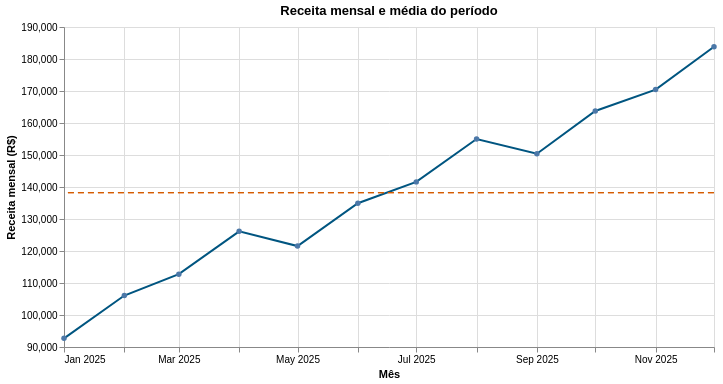

Notebook code cell kept with this figure:
### Markdown cell above
## 8. Camadas e transformação

Camadas permitem sobrepor marcas. O exemplo combina a série mensal com uma linha tracejada para a média de todo o período.

### Code cell
mensal = alt.Chart(vendas).mark_line(point=True, color="#005580").encode(
    x=alt.X("yearmonth(mes):T", title="Mês"),
    y=alt.Y("sum(receita):Q", title="Receita mensal (R$)", scale=alt.Scale(zero=False)),
    tooltip=[alt.Tooltip("yearmonth(mes):T", title="Mês"), alt.Tooltip("sum(receita):Q", format=",.0f")]
)

media = alt.Chart(vendas).transform_aggregate(
    receita_mensal="sum(receita)", groupby=["mes"]
).transform_joinaggregate(
    media_receita="mean(receita_mensal)"
).mark_rule(color="#D55E00", strokeDash=[6, 4]).encode(
    y=alt.Y("media_receita:Q"),
    tooltip=[alt.Tooltip("media_receita:Q", title="Média mensal", format=",.0f")]
)

(mensal + media).properties(width=650, height=320, title="Receita mensal e média do período")

### Figure 1 — Vega-Lite specification as saved in the notebook (floating-point values rounded to 4 significant figures)
{"config": {"view": {"continuousWidth": 400, "continuousHeight": 300}}, "layer": [{"mark": {"type": "line", "color": "#005580", "point": true}, "encoding": {"tooltip": [{"field": "mes", "timeUnit": "yearmonth", "title": "Mês", "type": "temporal"}, {"aggregate": "sum", "field": "receita", "format": ",.0f", "type": "quantitative"}], "x": {"field": "mes", "timeUnit": "yearmonth", "title": "Mês", "type": "temporal"}, "y": {"aggregate": "sum", "field": "receita", "scale": {"zero": false}, "title": "Receita mensal (R$)", "type": "quantitative"}}}, {"mark": {"type": "rule", "color": "#D55E00", "strokeDash": [6, 4]}, "encoding": {"tooltip": [{"field": "media_receita", "format": ",.0f", "title": "Média mensal", "type": "quantitative"}], "y": {"field": "media_receita", "type": "quantitative"}}, "transform": [{"aggregate": [{"op": "sum", "field": "receita", "as": "receita_mensal"}], "groupby": ["mes"]}, {"joinaggregate": [{"op": "mean", "field": "receita_mensal", "as": "media_receita"}]}]}], "data": {"name": "data-6453d17de02e8fb99abd3918cc4fae13"}, "height": 320, "title": "Receita mensal e média do período", "width": 650, "$schema": "https://vega.github.io/schema/vega-lite/v4.17.0.json", "datasets": {"data-6453d17de02e8fb99abd3918cc4fae13": [{"mes": "2025-01-01T00:00:00", "categoria": "Eletrônicos", "regiao": "Sul", "unidades": 72, "receita": 23040, "publicidade": 3200, "avaliacao": 3.55}, {"mes": "2025-01-01T00:00:00", "categoria": "Eletrônicos", "regiao": "Sudeste", "unidades": 84, "receita": 26880, "publicidade": 3650, "avaliacao": 3.47}, {"mes": "2025-01-01T00:00:00", "categoria": "Casa", "regiao": "Sul", "unidades": 102, "receita": 14280, "publicidade": 4100, "avaliacao": 3.73}, {"mes": "2025-01-01T00:00:00", "categoria": "Casa", "regiao": "Sudeste", "unidades": 114, "receita": 15960, "publicidade": 4550, "avaliacao": 3.65}, {"mes": "2025-01-01T00:00:00", "categoria": "Livros", "regiao": "Sul", "unidades": 108, "receita": 5940, "publicidade": 5000, "avaliacao": 3.91}, {"mes": "2025-01-01T00:00:00", "categoria": "Livros", "regiao": "Sudeste", "unidades": 120, "receita": 6600, "publicidade": 5450, "avaliacao": 3.83}, {"mes": "2025-02-01T00:00:00", "categoria": "Eletrônicos", "regiao": "Sul", "unidades": 85, "receita": 27200, "publicidade": 3510, "avaliacao": 3.61}, {"mes": "2025-02-01T00:00:00", "categoria": "Eletrônicos", "regiao": "Sudeste", "unidades": 97, "receita": 31040, "publicidade": 3960, "avaliacao": 3.53}, {"mes": "2025-02-01T00:00:00", "categoria": "Casa", "regiao": "Sul", "unidades": 115, "receita": 16100, "publicidade": 4410, "avaliacao": 3.79}, {"mes": "2025-02-01T00:00:00", "categoria": "Casa", "regiao": "Sudeste", "unidades": 127, "receita": 17780, "publicidade": 4860, "avaliacao": 3.71}, {"mes": "2025-02-01T00:00:00", "categoria": "Livros", "regiao": "Sul", "unidades": 121, "receita": 6655, "publicidade": 5310, "avaliacao": 3.97}, {"mes": "2025-02-01T00:00:00", "categoria": "Livros", "regiao": "Sudeste", "unidades": 133, "receita": 7315, "publicidade": 5760, "avaliacao": 3.89}, {"mes": "2025-03-01T00:00:00", "categoria": "Eletrônicos", "regiao": "Sul", "unidades": 98, "receita": 31360, "publicidade": 3820, "avaliacao": 3.67}, {"mes": "2025-03-01T00:00:00", "categoria": "Eletrônicos", "regiao": "Sudeste", "unidades": 110, "receita": 35200, "publicidade": 4270, "avaliacao": 3.59}, {"mes": "2025-03-01T00:00:00", "categoria": "Casa", "regiao": "Sul", "unidades": 104, "receita": 14560, "publicidade": 4720, "avaliacao": 3.85}, {"mes": "2025-03-01T00:00:00", "categoria": "Casa", "regiao": "Sudeste", "unidades": 116, "receita": 16240, "publicidade": 5170, "avaliacao": 3.77}, {"mes": "2025-03-01T00:00:00", "categoria": "Livros", "regiao": "Sul", "unidades": 134, "receita": 7370, "publicidade": 5620, "avaliacao": 4.03}, {"mes": "2025-03-01T00:00:00", "categoria": "Livros", "regiao": "Sudeste", "unidades": 146, "receita": 8030, "publicidade": 6070, "avaliacao": 3.95}, {"mes": "2025-04-01T00:00:00", "categoria": "Eletrônicos", "regiao": "Sul", "unidades": 111, "receita": 35520, "publicidade": 4130, "avaliacao": 3.73}, {"mes": "2025-04-01T00:00:00", "categoria": "Eletrônicos", "regiao": "Sudeste", "unidades": 123, "receita": 39360, "publicidade": 4580, "avaliacao": 3.65}, {"mes": "2025-04-01T00:00:00", "categoria": "Casa", "regiao": "Sul", "unidades": 117, "receita": 16380, "publicidade": 5030, "avaliacao": 3.91}, {"mes": "2025-04-01T00:00:00", "categoria": "Casa", "regiao": "Sudeste", "unidades": 129, "receita": 18060, "publicidade": 5480, "avaliacao": 3.83}, {"mes": "2025-04-01T00:00:00", "categoria": "Livros", "regiao": "Sul", "unidades": 147, "receita": 8085, "publicidade": 5930, "avaliacao": 4.09}, {"mes": "2025-04-01T00:00:00", "categoria": "Livros", "regiao": "Sudeste", "unidades": 159, "receita": 8745, "publicidade": 6380, "avaliacao": 4.01}, {"mes": "2025-05-01T00:00:00", "categoria": "Eletrônicos", "regiao": "Sul", "unidades": 100, "receita": 32000, "publicidade": 4440, "avaliacao": 3.79}, {"mes": "2025-05-01T00:00:00", "categoria": "Eletrônicos", "regiao": "Sudeste", "unidades": 112, "receita": 35840, "publicidade": 4890, "avaliacao": 3.71}, {"mes": "2025-05-01T00:00:00", "categoria": "Casa", "regiao": "Sul", "unidades": 130, "receita": 18200, "publicidade": 5340, "avaliacao": 3.97}, {"mes": "2025-05-01T00:00:00", "categoria": "Casa", "regiao": "Sudeste", "unidades": 142, "receita": 19880, "publicidade": 5790, "avaliacao": 3.89}, {"mes": "2025-05-01T00:00:00", "categoria": "Livros", "regiao": "Sul", "unidades": 136, "receita": 7480, "publicidade": 6240, "avaliacao": 4.15}, {"mes": "2025-05-01T00:00:00", "categoria": "Livros", "regiao": "Sudeste", "unidades": 148, "receita": 8140, "publicidade": 6690, "avaliacao": 4.07}, {"mes": "2025-06-01T00:00:00", "categoria": "Eletrônicos", "regiao": "Sul", "unidades": 113, "receita": 36160, "publicidade": 4750, "avaliacao": 3.85}, {"mes": "2025-06-01T00:00:00", "categoria": "Eletrônicos", "regiao": "Sudeste", "unidades": 125, "receita": 40000, "publicidade": 5200, "avaliacao": 3.77}, {"mes": "2025-06-01T00:00:00", "categoria": "Casa", "regiao": "Sul", "unidades": 143, "receita": 20020, "publicidade": 5650, "avaliacao": 4.03}, {"mes": "2025-06-01T00:00:00", "categoria": "Casa", "regiao": "Sudeste", "unidades": 155, "receita": 21700, "publicidade": 6100, "avaliacao": 3.95}, {"mes": "2025-06-01T00:00:00", "categoria": "Livros", "regiao": "Sul", "unidades": 149, "receita": 8195, "publicidade": 6550, "avaliacao": 4.21}, {"mes": "2025-06-01T00:00:00", "categoria": "Livros", "regiao": "Sudeste", "unidades": 161, "receita": 8855, "publicidade": 7000, "avaliacao": 4.13}, {"mes": "2025-07-01T00:00:00", "categoria": "Eletrônicos", "regiao": "Sul", "unidades": 126, "receita": 40320, "publicidade": 5060, "avaliacao": 3.91}, {"mes": "2025-07-01T00:00:00", "categoria": "Eletrônicos", "regiao": "Sudeste", "unidades": 138, "receita": 44160, "publicidade": 5510, "avaliacao": 3.83}, {"mes": "2025-07-01T00:00:00", "categoria": "Casa", "regiao": "Sul", "unidades": 132, "receita": 18480, "publicidade": 5960, "avaliacao": 4.09}, {"mes": "2025-07-01T00:00:00", "categoria": "Casa", "regiao": "Sudeste", "unidades": 144, "receita": 20160, "publicidade": 6410, "avaliacao": 4.01}, {"mes": "2025-07-01T00:00:00", "categoria": "Livros", "regiao": "Sul", "unidades": 162, "receita": 8910, "publicidade": 6860, "avaliacao": 4.27}, {"mes": "2025-07-01T00:00:00", "categoria": "Livros", "regiao": "Sudeste", "unidades": 174, "receita": 9570, "publicidade": 7310, "avaliacao": 4.19}, {"mes": "2025-08-01T00:00:00", "categoria": "Eletrônicos", "regiao": "Sul", "unidades": 139, "receita": 44480, "publicidade": 5370, "avaliacao": 3.97}, {"mes": "2025-08-01T00:00:00", "categoria": "Eletrônicos", "regiao": "Sudeste", "unidades": 151, "receita": 48320, "publicidade": 5820, "avaliacao": 3.89}, {"mes": "2025-08-01T00:00:00", "categoria": "Casa", "regiao": "Sul", "unidades": 145, "receita": 20300, "publicidade": 6270, "avaliacao": 4.15}, {"mes": "2025-08-01T00:00:00", "categoria": "Casa", "regiao": "Sudeste", "unidades": 157, "receita": 21980, "publicidade": 6720, "avaliacao": 4.07}, {"mes": "2025-08-01T00:00:00", "categoria": "Livros", "regiao": "Sul", "unidades": 175, "receita": 9625, "publicidade": 7170, "avaliacao": 4.33}, {"mes": "2025-08-01T00:00:00", "categoria": "Livros", "regiao": "Sudeste", "unidades": 187, "receita": 10285, "publicidade": 7620, "avaliacao": 4.25}, {"mes": "2025-09-01T00:00:00", "categoria": "Eletrônicos", "regiao": "Sul", "unidades": 128, "receita": 40960, "publicidade": 5680, "avaliacao": 4.03}, {"mes": "2025-09-01T00:00:00", "categoria": "Eletrônicos", "regiao": "Sudeste", "unidades": 140, "receita": 44800, "publicidade": 6130, "avaliacao": 3.95}, {"mes": "2025-09-01T00:00:00", "categoria": "Casa", "regiao": "Sul", "unidades": 158, "receita": 22120, "publicidade": 6580, "avaliacao": 4.21}, {"mes": "2025-09-01T00:00:00", "categoria": "Casa", "regiao": "Sudeste", "unidades": 170, "receita": 23800, "publicidade": 7030, "avaliacao": 4.13}, {"mes": "2025-09-01T00:00:00", "categoria": "Livros", "regiao": "Sul", "unidades": 164, "receita": 9020, "publicidade": 7480, "avaliacao": 4.39}, {"mes": "2025-09-01T00:00:00", "categoria": "Livros", "regiao": "Sudeste", "unidades": 176, "receita": 9680, "publicidade": 7930, "avaliacao": 4.31}, {"mes": "2025-10-01T00:00:00", "categoria": "Eletrônicos", "regiao": "Sul", "unidades": 141, "receita": 45120, "publicidade": 5990, "avaliacao": 4.09}, {"mes": "2025-10-01T00:00:00", "categoria": "Eletrônicos", "regiao": "Sudeste", "unidades": 153, "receita": 48960, "publicidade": 6440, "avaliacao": 4.01}, {"mes": "2025-10-01T00:00:00", "categoria": "Casa", "regiao": "Sul", "unidades": 171, "receita": 23940, "publicidade": 6890, "avaliacao": 4.27}, {"mes": "2025-10-01T00:00:00", "categoria": "Casa", "regiao": "Sudeste", "unidades": 183, "receita": 25620, "publicidade": 7340, "avaliacao": 4.19}, {"mes": "2025-10-01T00:00:00", "categoria": "Livros", "regiao": "Sul", "unidades": 177, "receita": 9735, "publicidade": 7790, "avaliacao": 4.45}, {"mes": "2025-10-01T00:00:00", "categoria": "Livros", "regiao": "Sudeste", "unidades": 189, "receita": 10395, "publicidade": 8240, "avaliacao": 4.37}, {"mes": "2025-11-01T00:00:00", "categoria": "Eletrônicos", "regiao": "Sul", "unidades": 154, "receita": 49280, "publicidade": 6300, "avaliacao": 4.15}, {"mes": "2025-11-01T00:00:00", "categoria": "Eletrônicos", "regiao": "Sudeste", "unidades": 166, "receita": 53120, "publicidade": 6750, "avaliacao": 4.07}, {"mes": "2025-11-01T00:00:00", "categoria": "Casa", "regiao": "Sul", "unidades": 160, "receita": 22400, "publicidade": 7200, "avaliacao": 4.33}, {"mes": "2025-11-01T00:00:00", "categoria": "Casa", "regiao": "Sudeste", "unidades": 172, "receita": 24080, "publicidade": 7650, "avaliacao": 4.25}, {"mes": "2025-11-01T00:00:00", "categoria": "Livros", "regiao": "Sul", "unidades": 190, "receita": 10450, "publicidade": 8100, "avaliacao": 4.51}, {"mes": "2025-11-01T00:00:00", "categoria": "Livros", "regiao": "Sudeste", "unidades": 202, "receita": 11110, "publicidade": 8550, "avaliacao": 4.43}, {"mes": "2025-12-01T00:00:00", "categoria": "Eletrônicos", "regiao": "Sul", "unidades": 167, "receita": 53440, "publicidade": 6610, "avaliacao": 4.21}, {"mes": "2025-12-01T00:00:00", "categoria": "Eletrônicos", "regiao": "Sudeste", "unidades": 179, "receita": 57280, "publicidade": 7060, "avaliacao": 4.13}, {"mes": "2025-12-01T00:00:00", "categoria": "Casa", "regiao": "Sul", "unidades": 173, "receita": 24220, "publicidade": 7510, "avaliacao": 4.39}, {"mes": "2025-12-01T00:00:00", "categoria": "Casa", "regiao": "Sudeste", "unidades": 185, "receita": 25900, "publicidade": 7960, "avaliacao": 4.31}, {"mes": "2025-12-01T00:00:00", "categoria": "Livros", "regiao": "Sul", "unidades": 203, "receita": 11165, "publicidade": 8410, "avaliacao": 4.57}, {"mes": "2025-12-01T00:00:00", "categoria": "Livros", "regiao": "Sudeste", "unidades": 215, "receita": 11825, "publicidade": 8860, "avaliacao": 4.49}]}}
